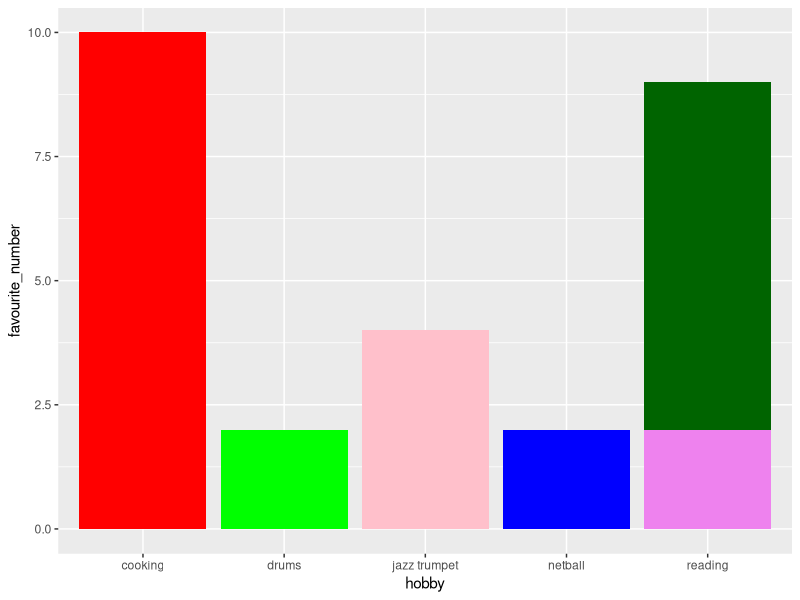
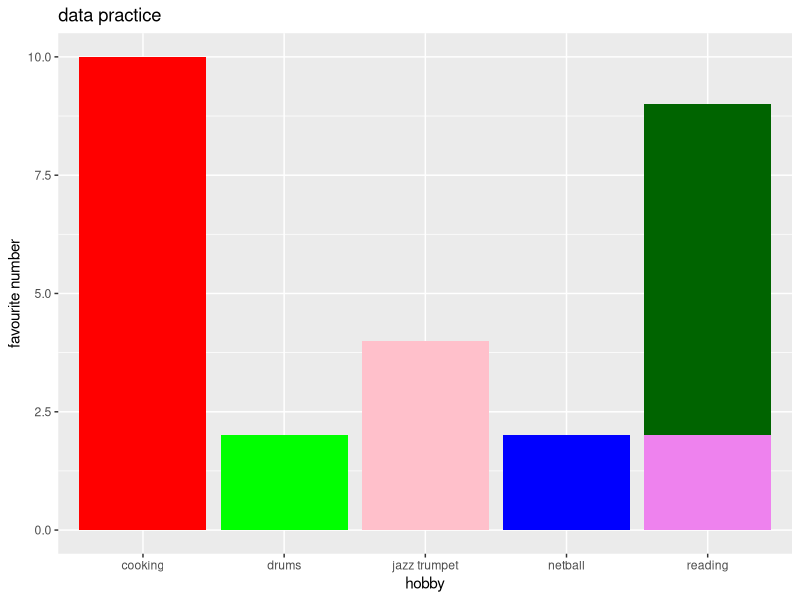
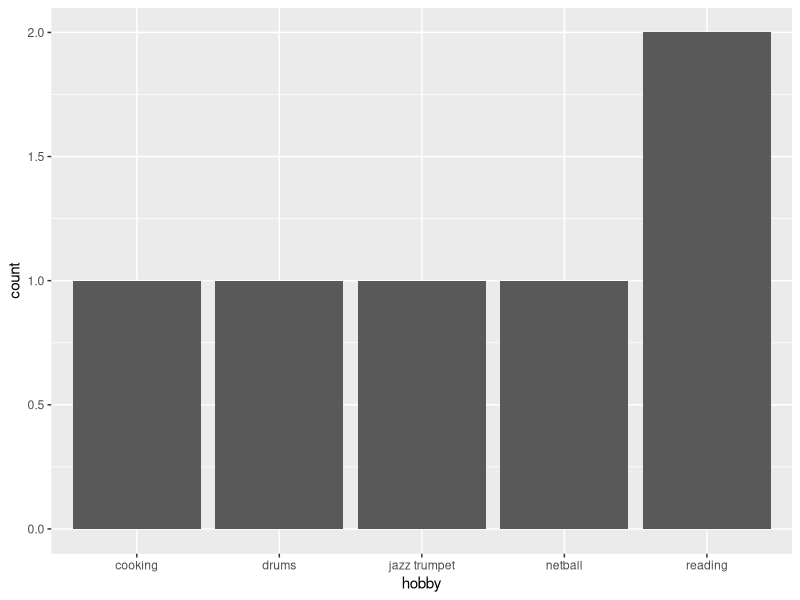

Here is the R script that generated these plots, in order:
## ---- chunk 1
library(tidyverse) 
## ---- chunk 2
team_data <- tibble(
  name = c("Lucy", "Joel", "Zazzie", "Gabriel", 
           "Alex", "Jin"),
  github_username = c("roydsle", "joelhanloned", "zarinakjellberg", "gamgow", "alexjdlr", "jin2226"), 
  colour = c("darkgreen", "green", "blue", "pink", 
             "red", "violet"),
  hobby = c("reading", "drums", "netball", "jazz trumpet", 
            "cooking", "reading"),
  favourite_number = c(7, 2, 2, 4, 10, 2)
  )

team_data
## ---- chunk 3
p1 <- ggplot(data = team_data, 
             mapping = aes(x = hobby, 
                           y = favourite_number,
                           fill = colour), 
             ) +
   geom_col() +
   scale_fill_identity()
p1
## ---- chunk 4
p1 + labs(x = "hobby", 
          y = "favourite number",
          title = "data practice")
## ---- chunk 5
p2 <- ggplot(team_data, aes(x = hobby)) +
  geom_bar()
p2
